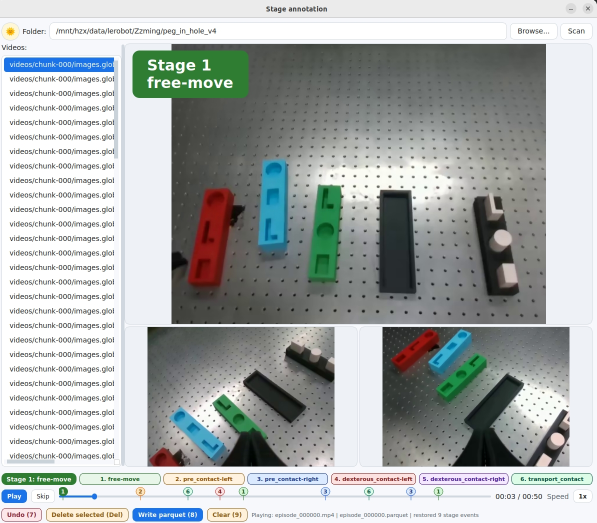
#> input picture assets/pattern_annotation_UI.jpg, 1194 x 1046 px (shown at 1/2 size)
$ python -i attention.py   (imports and definitions only)
#> lines starting #> are read from the running program, lines starting #| are printed output that depends on the picture
"""Model-space ViT patch attention maps derived from tracked source-image boxes."""

from __future__ import annotations

import json
import re
from collections.abc import Mapping, Sequence
from typing import Any

import numpy as np
from PIL import Image


DEFAULT_MODEL_INPUT_RESOLUTION = (224, 224)  # (height, width)
VIT_PATCH_SIZE = 14


def normalize_model_input_resolution(value: Any) -> tuple[int, int]:
    """Parse ``height,width`` and require a complete 14px ViT patch grid."""
    if value is None:
        resolution = DEFAULT_MODEL_INPUT_RESOLUTION
    elif isinstance(value, str):
        stripped = value.strip()
        if not stripped:
            resolution = DEFAULT_MODEL_INPUT_RESOLUTION
        elif stripped.startswith("["):
            resolution = normalize_model_input_resolution(json.loads(stripped))
        else:
            parts = [part for part in re.split(r"[xX, ]+", stripped) if part]
            resolution = normalize_model_input_resolution([int(part) for part in parts])
    elif isinstance(value, (int, np.integer)):
        resolution = (int(value), int(value))
    elif isinstance(value, Sequence) and not isinstance(value, (bytes, bytearray)):
        items = list(value)
        if len(items) == 1:
            resolution = (int(items[0]), int(items[0]))
        elif len(items) == 2:
            resolution = (int(items[0]), int(items[1]))
        else:
            raise ValueError(
                "model_input_resolution must contain [height, width], "
                f"got {items!r}"
            )
    else:
        raise TypeError(
            "model_input_resolution must be an int, 'HxW', or [height, width], "
            f"got {type(value).__name__}"
        )

    height, width = resolution
    if height <= 0 or width <= 0:
        raise ValueError(f"model_input_resolution must be positive, got {resolution}")
    if height % VIT_PATCH_SIZE or width % VIT_PATCH_SIZE:
        raise ValueError(
            f"model_input_resolution {resolution} must be divisible by the fixed "
            f"ViT patch size {VIT_PATCH_SIZE}"
        )
    return height, width


# [63 lines left out: functions resolve_model_input_resolution, resolve_output_resolution, patch_grid_shape, bbox_to_model_space, not called in this run]


def resize_policy_image(
    image: Image.Image,
    model_input_resolution: tuple[int, int] = DEFAULT_MODEL_INPUT_RESOLUTION,
) -> Image.Image:
    """Directly resize a source RGB image to the policy tensor geometry.

    Grounding and tracking operate on the original camera image. This conversion
    is deliberately the final boundary before dataset encoding or API response,
    so the VLM retains all 640x480 pixels while π receives a dense 224x224 image
    with no letterbox padding.
    """
    target_height, target_width = normalize_model_input_resolution(model_input_resolution)
    rgb = image.convert("RGB")
    if rgb.size == (target_width, target_height):
        return rgb
    return rgb.resize((target_width, target_height), Image.Resampling.BILINEAR)


# [63 lines left out: functions bbox_to_patch_attention_map, patch_attention_payload, not called in this run]

>>> from PIL import Image
>>> picture = Image.open('../../assets/pattern_annotation_UI.jpg')
#> picture is the input picture: PIL image 1194x1046 RGB; mean R, G, B 169.5, 174.4, 173.3
>>> result = resize_policy_image(picture)
#> in resize_policy_image, `return rgb.resize((target_width, target_height), Image.Resampling.BILI..`:
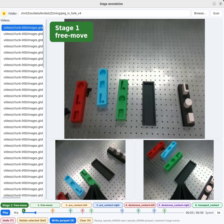
#> returned value: PIL image 224x224 RGB; mean R, G, B 169.5, 174.4, 173.3

$ run again, on assets/teaser.jpg
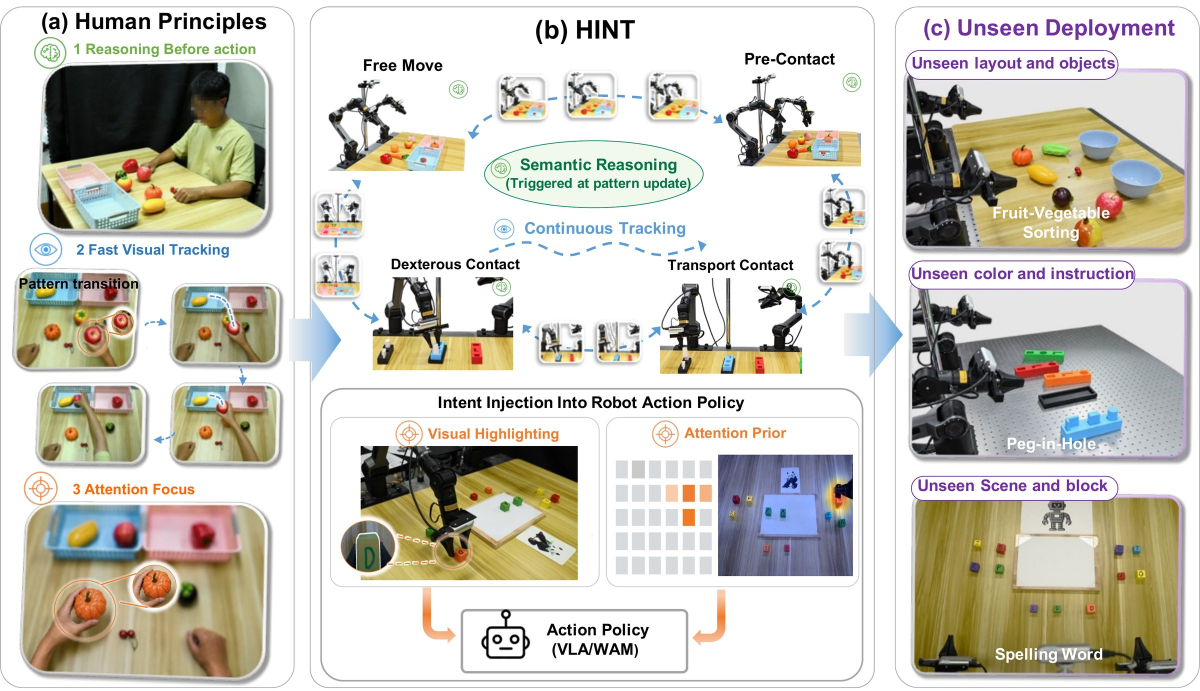
#> input picture assets/teaser.jpg, 2400 x 1381 px (shown at 1/2 size)
#> picture is the input picture: PIL image 2400x1381 RGB; mean R, G, B 204.1, 201.1, 190.6
#> in resize_policy_image, `return rgb.resize((target_width, target_height), Image.Resampling.BILI..`:
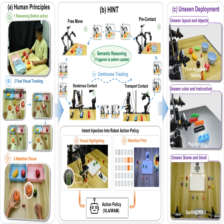
#> returned value: PIL image 224x224 RGB; mean R, G, B 204.1, 201.1, 190.7

$ run again, on assets/framework.png
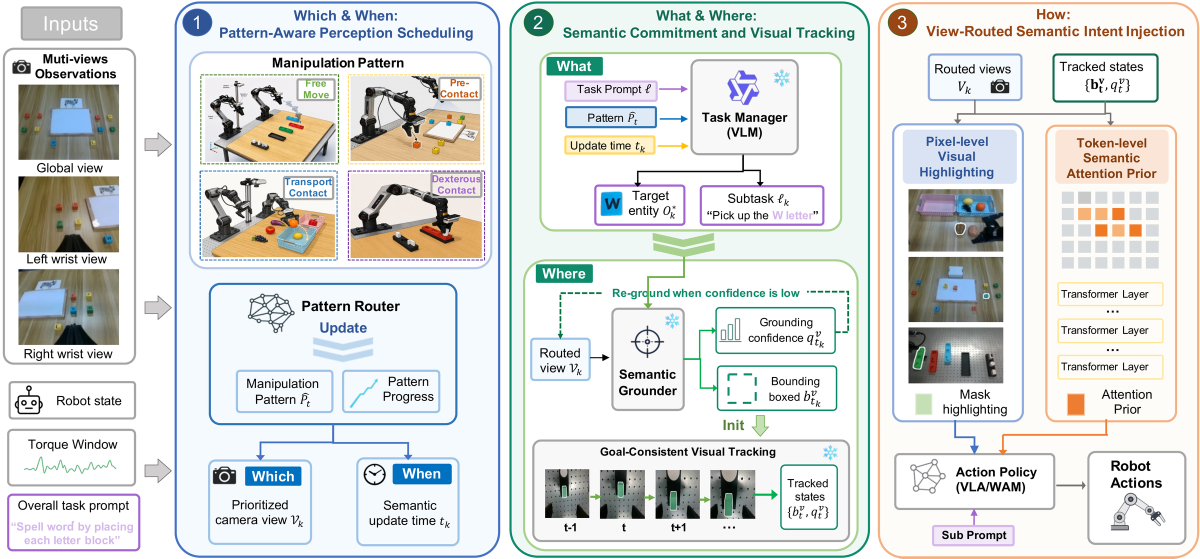
#> input picture assets/framework.png, 2400 x 1117 px (shown at 1/2 size)
#> picture is the input picture: PIL image 2400x1117 RGB; mean R, G, B 219.4, 222, 220.5
#> in resize_policy_image, `return rgb.resize((target_width, target_height), Image.Resampling.BILI..`:
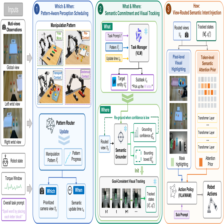
#> returned value: PIL image 224x224 RGB; mean R, G, B 219.3, 221.9, 220.5
